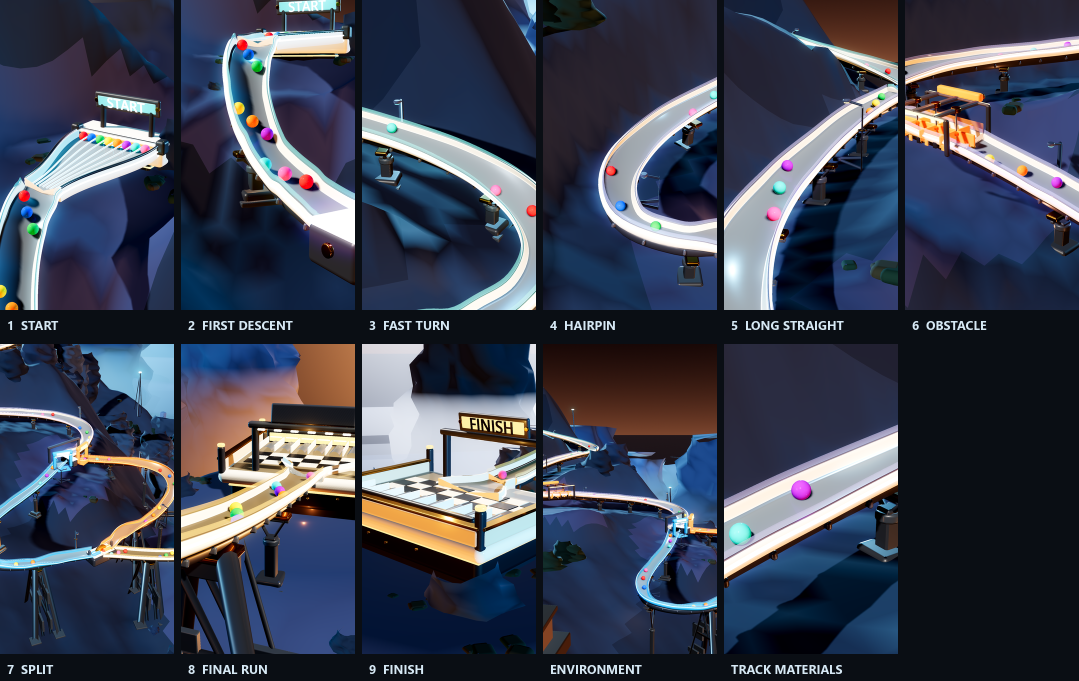
#> input picture docs/validation/presentation_polish/contact_sheet.png, 2158 x 1362 px, given in place of start_event.png, which was not available (shown at 1/2 size)
$ python -i presentation_lab.py   (imports and definitions only)
#> lines starting #> are read from the running program, lines starting #| are printed output that depends on the picture; pictures that were not available may be replaced by others from this repository, and a replacement may not be noted
"""Photograph the sloped course's presentation pass: stills, sheets, a proof.

A fifth art driver, and an edit to none of the four before it. `course_lab.py`
still renders the approved sloped-course proofs from the same scene with the
same seven section lenses, so the committed frames in
``docs/validation/sloped_course/`` remain the *before* of this comparison and
are not overwritten. This tool renders the eleven presentation camera
candidates instead, and writes their measured clearances alongside.

Finding Godot, in order: ``--godot``, then ``$GODOT_BIN`` or ``$GODOT4_BIN``,
then the PATH.

Typical use::

    python tools/presentation_lab.py preview     # eleven candidates, fast
    python tools/presentation_lab.py shots       # the deliverables, full res
    python tools/presentation_lab.py sheets      # contact, phone, before/after
    python tools/presentation_lab.py motion      # the camera proof
    python tools/presentation_lab.py all
"""

from __future__ import annotations

import argparse
import glob
import os
import shutil
import subprocess
import sys
import time

from PIL import Image, ImageDraw, ImageFont

REPO = os.path.dirname(os.path.dirname(os.path.abspath(__file__)))
GODOT_PROJECT = os.path.join(REPO, "godot")
RENDER_SCENE = "scenes/CourseRender.tscn"

OUT_DOCS = os.path.join(REPO, "docs", "validation", "presentation_polish")
OUT_MEDIA = os.path.join(REPO, "output", "presentation_polish")
PREVIEW = os.path.join(OUT_DOCS, "_preview")
BEFORE = os.path.join(REPO, "docs", "validation", "sloped_course")

WIDTH = 1080
HEIGHT = 1920
PREVIEW_WIDTH = 405
PREVIEW_HEIGHT = 720
PHONE_WIDTH = 390
CLIP_FPS = 30
CLIP_SECONDS = 8.0

LAYOUT = "b"

# The nine sections the brief asks for, in course order, plus the two plates
# that photograph this branch's own work rather than the race.
CANDIDATES = (
    "start_event", "first_descent", "fast_turn", "hairpin", "long_straight",
    "obstacle_action", "split_wide", "final_sprint", "finish_push",
    "environment", "track_materials",
)

# The brief's required filenames, and which candidate answers each.
DELIVERABLES = {
    "environment.png": "environment",
    "track_materials.png": "track_materials",
    "obstacle_view.png": "obstacle_action",
    "split_view.png": "split_wide",
    "final_run.png": "final_sprint",
    "finish_view.png": "finish_push",
}

CONTACT_LABELS = (
    ("start_event", "1  START"),
    ("first_descent", "2  FIRST DESCENT"),
    ("fast_turn", "3  FAST TURN"),
    ("hairpin", "4  HAIRPIN"),
    ("long_straight", "5  LONG STRAIGHT"),
    ("obstacle_action", "6  OBSTACLE"),
    ("split_wide", "7  SPLIT"),
    ("final_sprint", "8  FINAL RUN"),
    ("finish_push", "9  FINISH"),
    ("environment", "ENVIRONMENT"),
    ("track_materials", "TRACK MATERIALS"),
)

# before-name, after-name, caption. The five framings this pass changed most.
BEFORE_AFTER = (
    ("split", "split_wide", "SPLIT"),
    ("obstacle", "obstacle_action", "OBSTACLE"),
    ("finish", "finish_push", "FINISH"),
    ("start", "start_event", "START"),
    ("long_track", "long_straight", "LONG RUN"),
)

# The frames the phone sheet has to survive, and what each one is checked for.
PHONE_CHECKS = (
    ("start_event", "racers at the line, sign legible"),
    ("first_descent", "direction of travel obvious"),
    ("split_wide", "blue against orange readable"),
    ("final_sprint", "warm zone reads, supports subordinate"),
    ("finish_push", "finish unmistakable"),
    ("environment", "environment adds depth, not clutter"),
)

GODOT_ENV_VARS = ("GODOT_BIN", "GODOT4_BIN")
GODOT_ON_PATH = ("godot", "godot4", "Godot_v4.7.2-stable_win64.exe")


class LabError(RuntimeError):
    """The render did not produce what was asked for."""


# [84 lines left out: functions find_godot, run_godot, render, render_clip, not called in this run]


# --- sheets ---------------------------------------------------------------


def _font(size: int) -> ImageFont.ImageFont:
    for name in ("segoeuib.ttf", "arialbd.ttf", "DejaVuSans-Bold.ttf"):
        try:
            return ImageFont.truetype(name, size)
        except OSError:
            continue
    return ImageFont.load_default()


def _labelled(image: Image.Image, text: str, height: int,
              caption: str = "") -> Image.Image:
    scale = height / image.height
    panel = image.resize((max(1, int(image.width * scale)), height),
                         Image.LANCZOS)
    bar = 54 if not caption else 84
    out = Image.new("RGB", (panel.width, height + bar), (10, 14, 20))
    out.paste(panel, (0, 0))
    draw = ImageDraw.Draw(out)
    draw.text((14, height + 13), text, font=_font(25), fill=(214, 232, 244))
    if caption:
        draw.text((14, height + 48), caption, font=_font(19),
                  fill=(138, 164, 186))
    return out


# [53 lines left out: functions _row, _grid, contact_sheet, before_after, not called in this run]


def phone_sheet(source: str, destination: str) -> None:
    """Six candidates at phone width, each with what it is checked for.

    390 logical pixels is the narrow end of a phone in portrait, and the whole
    point of the sheet is that a frame which reads at 1080 can still lose its
    racers, its route colours or its direction of travel at 390.
    """
#> called with destination = 'out.png'
    panels: list[Image.Image] = []
    for name, check in PHONE_CHECKS:
        full = Image.open(os.path.join(source, f"{name}.png"))
#> full is the input picture: PIL image 2158x1362 RGB; mean R, G, B 61, 66.5, 82.5
        small = full.resize(
            (PHONE_WIDTH, int(PHONE_WIDTH * full.height / full.width)),
            Image.LANCZOS)
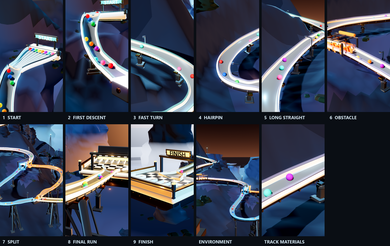
#> small: PIL image 390x246 RGB; mean R, G, B 60.9, 66.5, 82.5
        panels.append(_labelled(small, name.replace("_", " ").upper(),
                                small.height, check))
#> in _labelled, `out = Image.new("RGB", (panel.width, height + bar), (10, 14, 20))`:
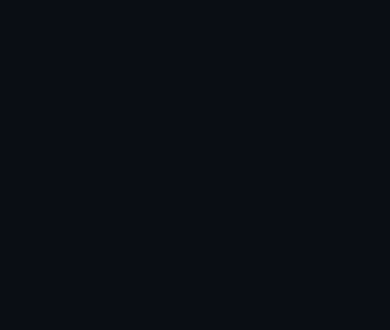
#> out: PIL image 390x330 RGB; mean R, G, B 10, 14, 20
#> in _labelled, `out.paste(panel, (0, 0))`:
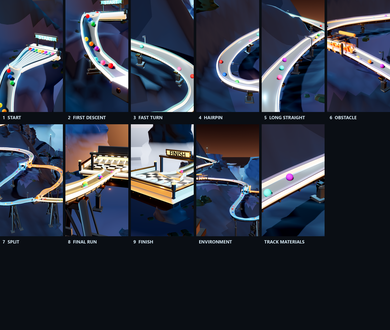
#> out: PIL image 390x330 RGB; mean R, G, B 47.9, 53.1, 66.6
#> pass 2 of the loop in phone_sheet, `for name, check in PHONE_CHECKS:`:
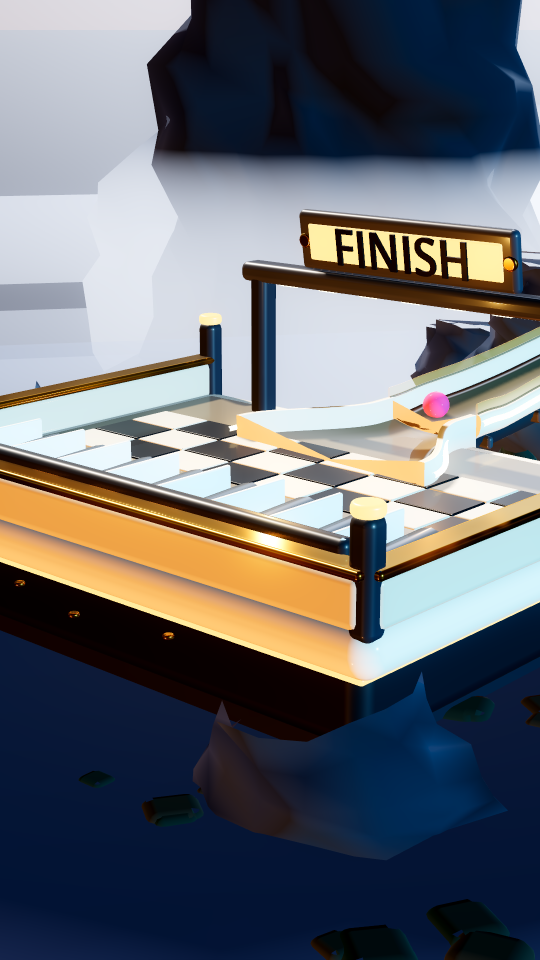
#> input picture docs/validation/presentation_polish/finish_push.png, 1080 x 1920 px, given in place of first_descent.png, which was not available (shown at 1/2 size)
#> in phone_sheet, full is the input picture: PIL image 1080x1920 RGB; mean R, G, B 104.1, 106.6, 111.8
#> small: PIL image 390x693 RGB
#> in _labelled (call 2), `out = Image.new("RGB", (panel.width, height + bar), (10, 14, 20))`:
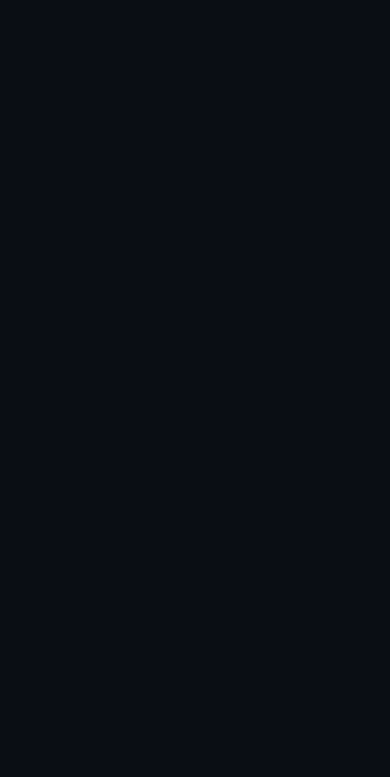
#> out: PIL image 390x777 RGB; mean R, G, B 10, 14, 20
#> in _labelled (call 2), `out.paste(panel, (0, 0))`:
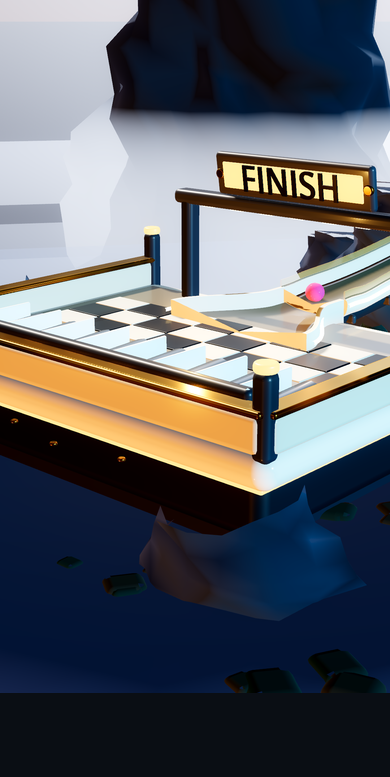
#> out: PIL image 390x777 RGB; mean R, G, B 93.9, 96.6, 102
    sheet = _grid(panels, 6)
    # And one detail crop at phone scale, which is what a viewer who stops
    # scrolling actually sees.
    hero = Image.open(os.path.join(source, "split_wide.png"))
    crop = hero.crop((int(hero.width * 0.06), int(hero.height * 0.24),
                      int(hero.width * 0.94), int(hero.height * 0.72)))
    crop = crop.resize((PHONE_WIDTH * 2,
                        int(PHONE_WIDTH * 2 * crop.height / crop.width)),
                       Image.LANCZOS)
    detail = _labelled(crop, "SPLIT  DETAIL AT PHONE SCALE",
                       crop.height, "both branches must stay separable")
    out = Image.new("RGB", (max(sheet.width, detail.width),
                            sheet.height + 14 + detail.height), (10, 14, 20))
    out.paste(sheet, (0, 0))
    out.paste(detail, (0, sheet.height + 14))
    out.save(destination)
    print(f"  phone -> {destination}")


# [72 lines left out: functions encode, main, not called in this run]


# [6 lines not run here, left out]

#> (the run stopped early here; a loop or call above may not have finished)
